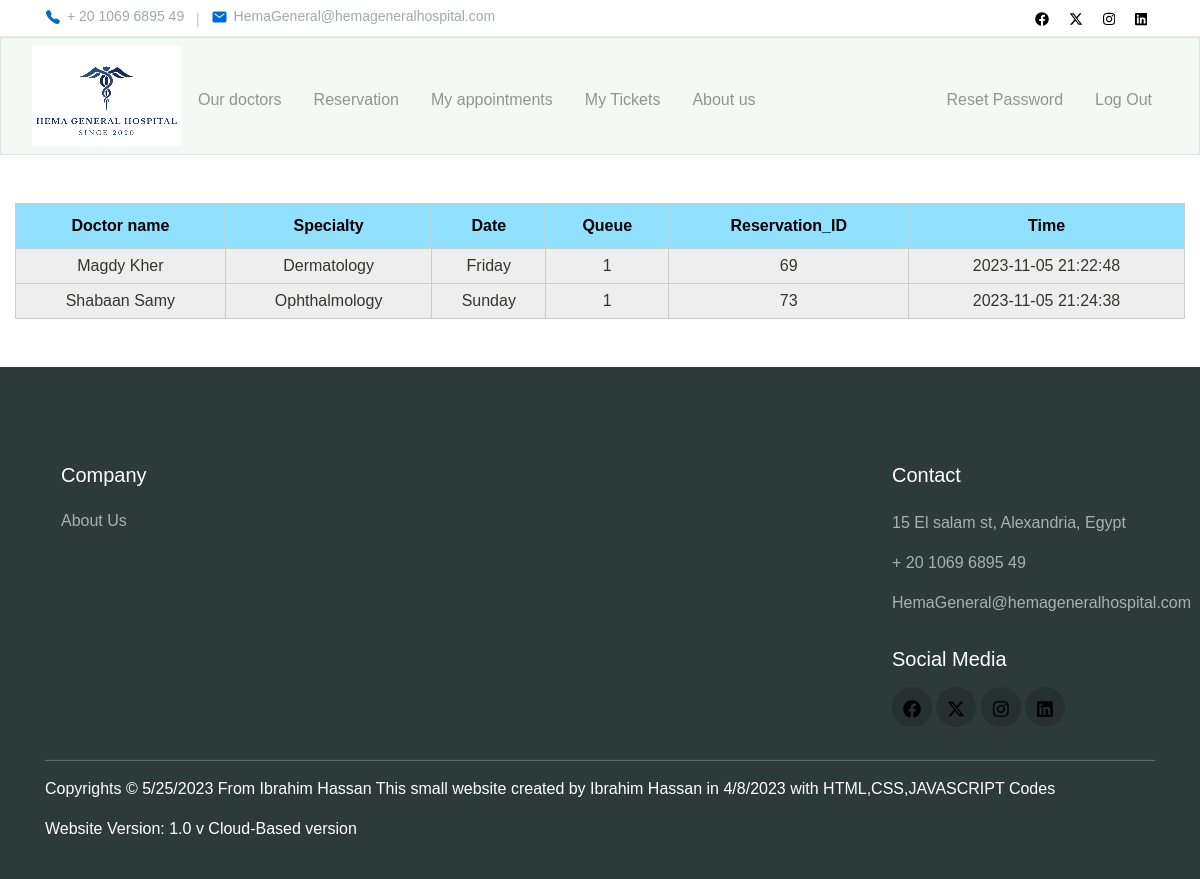
Page /myappointments (signed in) on the committed database.
### tables this page shows
CREATE TABLE Web_data
(
Phone_number INTEGER,
Address TEXT,
Email TEXT,
Fb_page TEXT,
Tw_page TEXT,
Inst_page TEXT,
Linked_page TEXT
);

CREATE TABLE patient_reservation
(
patient_id INTEGER,
patient_name TEXT,
patient_doctor_reservation TEXT,
patient_doctor_date_time TEXT,
patient_doctor_specialty TEXT,
reservation_id INTEGER PRIMARY KEY AUTOINCREMENT,
Time_stamp TIMESTAMP DEFAULT CURRENT_TIMESTAMP,
patient_query INTEGER,
receptionist_name TEXT, patient_reserved TEXT, reservation_status TEXT DEFAULT "Reservated");

CREATE TABLE Doctors
(
Doctor_id INTEGER PRIMARY KEY AUTOINCREMENT,
Doctor_name TEXT,
Doctor_specialty TEXT,
Days_available TEXT,
Doctor_price INTEGER
, Doctor_status TEXT DEFAULT "Activated");

### app.py (the view)
@app.route("/myappointments", methods=["GET"])
@login_required
def myappointments():
    if session['user_id'] not in Patient_accounts:
        return redirect("/")
    Patient_id = db.execute("SELECT * FROM Patients WHERE user_id = ?",session['user_id'])
    if len(Patient_id) == 0:
        return render_template("myappointments.html")
    Patient_id = Patient_id[0]['patient_id']
    Doctors = db.execute("SELECT * FROM Doctors JOIN patient_reservation ON Doctors.Doctor_name == patient_reservation.patient_doctor_reservation WHERE patient_reservation.patient_id = ?",Patient_id)
    return render_template("myappointments.html",Doctors=Doctors)

### Functions.py (called while the page is built)
def Get_account_id_from_admin_by_Type(TYPE):
    Quota_loaded = sqlite3.connect('Database.db').execute("SELECT Quota_staff_number FROM Quota WHERE Quota_loaded = ?",("Loaded",)).fetchall()[0]
    rows = sqlite3.connect('Database.db').execute(f"SELECT id FROM users WHERE TYPE = ? LIMIT {Quota_loaded[0]}",(TYPE,)).fetchall()
    output = [ row[0] for row in rows]
    return output

def Get_account_id_from_staff_by_Type(TYPE):
    timestamp = datetime.now().date().strftime("%Y-%m-%d")
    Quota_date = sqlite3.connect('Database.db').execute("SELECT Quota_date FROM Quota WHERE Quota_loaded = ?", ("Loaded",)).fetchall()[0][0]
    if timestamp > str(Quota_date):
        rows = sqlite3.connect('Database.db').execute(f"SELECT id FROM users WHERE TYPE = ? LIMIT 0",(TYPE,)).fetchall()
        output = [ row[0] for row in rows]
        return output
    Quota_loaded = sqlite3.connect('Database.db').execute("SELECT Quota_staff_number FROM Quota WHERE Quota_loaded = ?",("Loaded",)).fetchall()[0]
    rows = sqlite3.connect('Database.db').execute(f"SELECT id FROM users WHERE TYPE = ? LIMIT {Quota_loaded[0]}",(TYPE,)).fetchall()
    output = [ row[0] for row in rows]
    return output

def Get_account_id_from_users_by_Type(TYPE):
    timestamp = datetime.now().date().strftime("%Y-%m-%d")
    Quota_date = sqlite3.connect('Database.db').execute("SELECT Quota_date FROM Quota WHERE Quota_loaded = ?", ("Loaded",)).fetchall()[0][0]
    if timestamp > str(Quota_date):
        rows = sqlite3.connect('Database.db').execute(f"SELECT id FROM users WHERE TYPE = ? LIMIT 0",(TYPE,)).fetchall()
        output = [ row[0] for row in rows]
        return output
    Quota_loaded = sqlite3.connect('Database.db').execute("SELECT Quota_users_number FROM Quota WHERE Quota_loaded = ?",("Loaded",)).fetchall()[0]
    rows = sqlite3.connect('Database.db').execute(f"SELECT id FROM users WHERE TYPE = ? LIMIT {Quota_loaded[0]}",(TYPE,)).fetchall()
    output = [ row[0] for row in rows]
    return output

### app.py (called while the page is built)
@app.after_request
def after_request(response):
    response.headers["Cache-Control"] = "no-cache, no-store, must-revalidate"
    response.headers["Expires"] = 0
    response.headers["Pragma"] = "no-cache"
    return response

@app.before_request
def before_each_request():
    update_accounts()

### templates/myappointments.html (shortened to what this page needs)
{% extends "layout_2.html" %}
{% block main %}
<form>
<table>
    <tr>
        <th>Doctor name</th>
        <th>Specialty</th>
        <th>Date</th>
        <th>Queue</th>
        <th>Reservation_ID</th>
        <th>Time</th>
    </tr>
    {% for Doctor in Doctors %}
    <tr>
        <td>{{Doctor.Doctor_name}}</td>
        <td>{{Doctor.Doctor_specialty}}</td>
        <td>{{Doctor.patient_doctor_date_time}}</td>
        <td>{{Doctor.patient_query}}</td>
        <td>{{Doctor.reservation_id}}</td>
        <td>{{Doctor.Time_stamp}}</td>
    </tr>
    {% endfor %}
</table>
</form>
{% endblock %}

### templates/layout_2.html (shortened to what this page needs)
<!DOCTYPE html>
<html lang="en">
    <head>
        <link href="https://cdn.jsdelivr.net/npm/bootstrap@5.1.3/dist/css/bootstrap.min.css" rel="stylesheet">
        <link href="static/styles.css" rel="stylesheet">
        <link rel="stylesheet" href="static/assets/css/maicons.css">
        <link rel="stylesheet" href="static/assets/css/bootstrap.css">
        <link rel="stylesheet" href="static/assets/vendor/owl-carousel/css/owl.carousel.css">
        <link rel="stylesheet" href="static/assets/vendor/animate/animate.css">
        <link rel="stylesheet" href="static/assets/css/theme.css">
    </head>
    <body>
        <div id="page-container">
            <div id="content-wrap">
        <header>
            <div class="topbar">
              <div class="container">
                <div class="row">
                  <div class="col-sm-8 text-sm">
                    <div class="site-info">
                        <a href="tel:{{Phone_number}}"><span class="mai-call text-primary"></span>{{Phone_number}}</a>
                        <span class="divider">|</span>
                        <a href="mailto: {{Email}}"><span class="mai-mail text-primary"></span>{{Email}}</a>
                      </div>
                    </div>
                    <div class="col-sm-4 text-right text-sm">
                      <div class="social-mini-button">
                        <a href="{{Fb_page}}"></a>
                        <a href="{{Tw_page}}"></a>
                        <a href="{{Inst_page}}"></a>
                        <a href="{{Linked_page}}"></a>
                    </div>
                  </div>
                </div>
              </div>
            </div>
        <nav class="bg-light border navbar navbar-expand-md navbar-light">
            <div class="container-fluid">
                <a href="/"><img alt="Logo"></a>
                <div class="collapse navbar-collapse" id="navbar">
                    {% if session['user_id'] in session['user_developer'] %}
                    <ul class="navbar-nav me-auto mt-2">
                        <li class="nav-item"><a class="nav-link" href="/Developer_access">Developer Access</a></li>
                        <li class="nav-item"><a class="nav-link" href="/Quota">Change Quota</a></li>
                        <li class="nav-item"><a class="nav-link" href="/Web_Deployment">Web Deployment</a></li>
                    </ul>
                    <ul class="navbar-nav ms-auto mt-2">
                        <li class="nav-item"><a class="nav-link" href="/logout">Log Out</a></li>
                    </ul>
                    {% elif session["user_id"] in session['user_patient'] %}
                        <ul class="navbar-nav me-auto mt-2">
                            <li class="nav-item"><a class="nav-link" href="/our_doctors">Our doctors</a></li>
                            <li class="nav-item"><a class="nav-link" href="/reservation">Reservation</a></li>
                            <li class="nav-item"><a class="nav-link" href="/myappointments">My appointments</a></li>
                            <li class="nav-item"><a class="nav-link" href="/get_your_ticket">My Tickets</a></li>
                            <li class="nav-item"><a class="nav-link" href="/contact_us">About us</a></li>
                        </ul>
                        <ul class="navbar-nav ms-auto mt-2">
                            <li class="nav-item"><a class="nav-link" href="/resetpassword">Reset Password</a></li>
                            <li class="nav-item"><a class="nav-link" href="/logout">Log Out</a></li>
                        </ul>
                    {% endif %}
                </div>
            </div>
        </nav>
        <main class="container-fluid py-5 text-center">
            {% block main %}{% endblock %}
        </main>
        <footer class="page-footer" id = "footer">
            <div class="container">
              <div class="row px-md-3">
                <div class="col-sm-6 col-lg-3 py-3">
                  <h5>Company</h5>
                  <ul class="footer-menu">
                    <li><a href="/contact_us">About Us</a></li>
                  </ul>
                </div>
                <div class="col-sm-6 col-lg-3 py-3">
                </div>
                <div class="col-sm-6 col-lg-3 py-3">
                </div>
                <div class="col-sm-6 col-lg-3 py-3">
                    <h5>Contact</h5>
                    <p class="footer-link mt-2">{{Address}}</p>
                    <a href="tel:{{Phone_number}}" class="footer-link">{{Phone_number}}</a>
                    <a href="mailto:{{Email}}" class="footer-link">{{Email}}</a>
                    <h5 class="mt-3">Social Media</h5>
                    <div class="footer-sosmed mt-3">
                        <a href="{{Fb_page}}"></a>
                        <a href="{{Tw_page}}"></a>
                        <a href="{{Inst_page}}"></a>
                        <a href="{{Linked_page}}"></a>
                  </div>
                </div>
              </div>
              <hr>
              <p id="copyright">Copyrights &#169; 5/25/2023 From Ibrahim Hassan This small website created by Ibrahim Hassan in 4/8/2023 with HTML,CSS,JAVASCRIPT Codes</p>
              <p>Website Version: 1.0 v Cloud-Based version</p>
            </div>
          </footer>
    </body>
</html>

### static/styles.css (style rules this page uses)
table { width : 100%; border : 1px solid #ccc; }
table td { padding: 5px; background-color : #EEE; border : 1px solid #CCC; text-align : center; }
table th { padding : 10px; background-color : #91E1FE; border : 1px solid #CCC; text-align : center; color : black; }
#page-container { position: relative; min-height: 100vh; }
#content-wrap { padding-bottom: 30rem; }
#footer { position: absolute; bottom: 0; width: 100%; height: 32rem; }

### static/assets/css/theme.css (style rules this page uses)
:root { --primary: #0069d9; --accent: #FF3D85; --secondary: #4E5AFE; --warning: #EED818; --info: #05B4E1; --danger: #FF4943; --success: #96C93D; --dark: #343531; --light: #F5F9F6; --cs: #596261; --grey: #6E807A; }
body { font-family: "Source Sans Pro", sans-serif; line-height: 1.5; color: #343531; }
a { color: #07be94; text-decoration: none; background-color: transparent; }
.text-sm { font-size: 14px !important; }
.bg-light { background-color: #F5F9F6 !important; }
.text-primary { color: #0069d9 !important; }
.topbar { border-bottom: 1px solid #E8EEE4; }
.topbar .row { align-items: center; min-height: 36px; }
.topbar .site-info a { display: inline-flex; align-items: center; color: #A1AAA7; }
.topbar .site-info a span { font-size: 16px; margin-right: 6px; }
.topbar .site-info .divider { margin-left: 8px; margin-right: 8px; color: #BEC8B8; }
.topbar .social-mini-button a { display: inline-block; padding: 4px 8px; color: #A1AAA7; }
.navbar { min-height: 70px; }
.navbar-nav { margin-top: 10px; border-top: 1px solid #E8EEE4; flex-shrink: 0; }
.navbar-nav .nav-link { transition: all .2s ease; }
.navbar-light .navbar-nav .nav-link { color: rgba(110, 128, 122, 0.8); }
@media (min-width: 768px) { .navbar-expand-md .navbar-nav { margin-top: 0; border-top: none; } }
@media (min-width: 768px) { .navbar-expand-md .navbar-nav .nav-link { padding-right: 16px; padding-left: 16px; } }
@media (min-width: 768px) { .navbar-expand-md .navbar-nav { align-items: center; } }
.page-footer { position: relative; display: block; padding-top: 80px; padding-bottom: 16px; background-color: #2D3B38; color: #fff; }
.page-footer h5 { font-weight: 500; margin-bottom: 16px; }
.page-footer hr { border-color: #4F5E5B; }
.footer-menu { position: relative; list-style: none; padding-left: 0; }
.footer-menu a, .footer-link { display: inline-block; padding-top: 6px; padding-bottom: 6px; color: rgba(255, 255, 255, 0.6); transition: all .2s ease; }
.footer-link { padding: 0; margin-bottom: 16px; }
.footer-sosmed a { display: inline-block; width: 40px; height: 40px; line-height: 42px; border-radius: 50%; text-align: center; font-size: 18px; background-color: #26312F; color: #ffff; transition: all .2s ease; }

### rows in the picture
Web_data: Phone_number "+ 20 1069 6895 49", Email "HemaGeneral@hemageneralhospital.com", Address "15 El salam st, Alexandria, Egypt"
patient_reservation: Doctor_name "Magdy Kher", Doctor_specialty "Dermatology", patient_doctor_date_time "Friday", patient_query "1", reservation_id "69", Time_stamp "2023-11-05 21:22:48"
patient_reservation: Doctor_name "Shabaan Samy", Doctor_specialty "Ophthalmology", patient_doctor_date_time "Sunday", patient_query "1", reservation_id "73", Time_stamp "2023-11-05 21:24:38"
